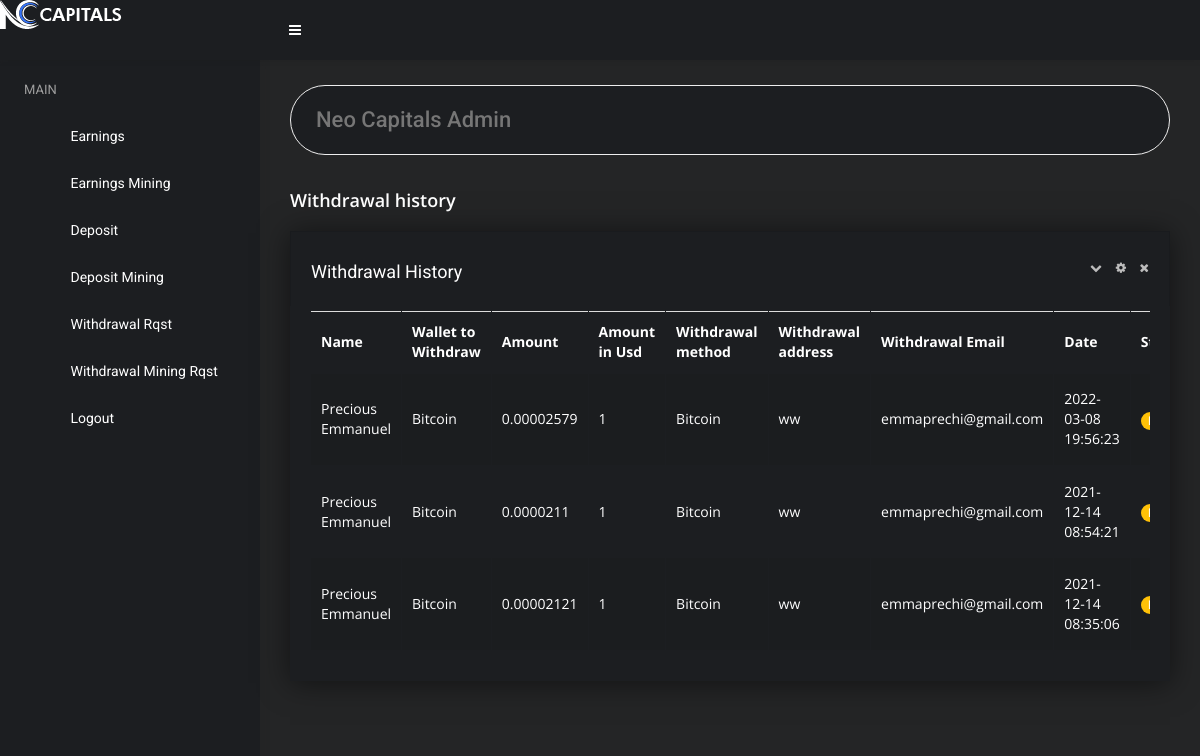
The page /access/withdrawal_history.php (signed in) on the database its author committed.
### tables this page shows
CREATE TABLE `withdraw` (
  `id` int(11) NOT NULL,
  `user_id` int(11) NOT NULL,
  `amount` varchar(255) NOT NULL,
  `crypto_amount` varchar(255) NOT NULL,
  `withdrawal_method` varchar(255) NOT NULL,
  `wallet_address` varchar(255) NOT NULL,
  `wallet_email` varchar(255) NOT NULL,
  `created_at` timestamp NOT NULL DEFAULT current_timestamp(),
  `wallet` varchar(255) NOT NULL,
  `status` varchar(255) NOT NULL DEFAULT 'pending',
  `pin` varchar(6) DEFAULT NULL
);

CREATE TABLE `users` (
  `id` int(11) NOT NULL,
  `name` varchar(255) NOT NULL,
  `last_name` varchar(225) DEFAULT NULL,
  `email` varchar(255) NOT NULL,
  `phone` varchar(255) DEFAULT NULL,
  `password` varchar(255) NOT NULL,
  `isVerified` int(11) NOT NULL,
  `vcode` varchar(255) DEFAULT NULL,
  `created_at` timestamp NOT NULL DEFAULT current_timestamp(),
  `image` varchar(255) DEFAULT NULL,
  `referal` varchar(255) DEFAULT NULL,
  `referal_clearal` varchar(10) DEFAULT NULL,
  `referal_link` varchar(255) DEFAULT NULL,
  `resetcode` varchar(255) DEFAULT NULL,
  `username` varchar(255) NOT NULL,
  `usertype` varchar(255) NOT NULL DEFAULT 'user',
  `address` text DEFAULT NULL
);

### access/withdrawal_history.php (the view, shortened to what this page needs)
<?php include 'db.php'; ?>
<!DOCTYPE html>
<html lang="en">
<head>
    <link href="assets/plugins/pace/pace-theme-flash.css" rel="stylesheet" type="text/css" media="screen" />
    <link href="assets/plugins/bootstrap/css/bootstrap.min.css" rel="stylesheet" type="text/css" />
    <link href="assets/plugins/bootstrap/css/bootstrap-theme.min.css" rel="stylesheet" type="text/css" />
    <link href="assets/fonts/font-awesome/css/font-awesome.css" rel="stylesheet" type="text/css" />
    <link href="assets/fonts/webfont/cryptocoins.css" rel="stylesheet" type="text/css" />
    <link href="assets/css/animate.min.css" rel="stylesheet" type="text/css" />
    <link href="assets/plugins/perfect-scrollbar/perfect-scrollbar.css" rel="stylesheet" type="text/css" />
    <link href="assets/plugins/jvectormap/jquery-jvectormap-2.0.1.css" rel="stylesheet" type="text/css" media="screen" />
    <link href="assets/plugins/morris-chart/css/morris.css" rel="stylesheet" type="text/css" media="screen" />
    <link href="assets/plugins/calendar/fullcalendar.css" rel="stylesheet" type="text/css" media="screen"/>
    <link href="assets/plugins/icheck/skins/minimal/minimal.css" rel="stylesheet" type="text/css" media="screen"/>
    <link href="assets/plugins/swiper/swiper.css" rel="stylesheet" type="text/css">
<link rel="stylesheet" href="https://cdnjs.cloudflare.com/ajax/libs/font-awesome/4.7.0/css/font-awesome.min.css">
    <link href="assets/css/style.css" rel="stylesheet" type="text/css" />
    <link href="assets/css/responsive.css" rel="stylesheet" type="text/css" />
</head>
<body class=" ">
    <?php require 'nav_admin.php'; ?>
        <section id="main-content" class=" ">
            <div class="wrapper main-wrapper row" style=''>
                <div class='col-xs-12'>
                    <div class="page-title">
                        <div class="pull-left">
                            <h1 class="title">Neo Capitals Admin</h1>
                        </div>
                    </div>
                </div>
                <div class='col-xs-12'>
                    <div class="pull-left">
                        <h4 class="title boldy mb-5 mt-15">Withdrawal history</h4>
                    </div>
                </div>
                <div class="clearfix"></div>
                  <div class="col-lg-12">
                    <section class="box">
                        <header class="panel_header">
                            <h2 class="title pull-left">Withdrawal History</h2>
                            <div class="actions panel_actions pull-right">
                                <a class="box_toggle fa fa-chevron-down"></a>
                                <a class="box_setting fa fa-cog" data-toggle="modal" href="#section-settings"></a>
                                <a class="box_close fa fa-times"></a>
                            </div>
                        </header>
                        <div class="content-body">
                            <div class="row">
                                <div class="col-xs-12">
                                    <div class="table-responsive" data-pattern="priority-columns">
                                        <table id="tech-companies-1" class="table vm trans table-small-font no-mb table-bordered table-striped">
                                            <thead>
                                                <tr>
                                                    <th>Name</th>
                                                    <th>Wallet to Withdraw</th>
                                                    <th>Amount</th>
                                                    <th>Amount in Usd</th>
                                                    <th>Withdrawal method</th>
                                                    <th>Withdrawal address</th>
                                                    <th>Withdrawal Email</th>
                                                    <th>Date</th>
                                                    <th>Status</th>
                                                </tr>
                                            </thead>
                                            <tbody>
                                                <?php
                          $qr1=mysqli_query($db,"select t.*,u.email,u.name from withdraw t join users u on t.user_id=u.id order by t.id desc");
                          while ($row=mysqli_fetch_array($qr1)) {
                            ?>
                            <tr>
                          <td><?= $row['name'] ?></td>
                          <td><?= $row['wallet'] ?></td>
                          <td><?= $row['crypto_amount'] ?></td>
                          <td><?= $row['amount'] ?></td>
                          <td><?= $row['withdrawal_method'] ?></td>
                          <td><?= $row['wallet_address'] ?></td>
                          <td><?= $row['wallet_email'] ?></td>
                          <td><?= $row['created_at'] ?></td>
                          <td><?= $row['status']=="pending"?'<span class="badge badge-warning">Pending</span>':'<span class="badge badge-success">Approved</span>' ?></td>
                        </tr>
                        <?php } ?>
                                            </tbody>
                                        </table>
                                    </div>
                                </div>
                            </div>
                        </div>
                    </section>
                </div>
            </div>
        </section>
    </div>
</body>
</html>

### rows shown on the page
withdraw: user.name "Precious Emmanuel", wallet "Bitcoin", crypto_amount "0.00002579", amount "1", withdrawal_method "Bitcoin", wallet_address "ww", wallet_email "emmaprechi@gmail.com", created_at "2022-03-08 19:56:23"
withdraw: user.name "Precious Emmanuel", wallet "Bitcoin", crypto_amount "0.0000211", amount "1", withdrawal_method "Bitcoin", wallet_address "ww", wallet_email "emmaprechi@gmail.com", created_at "2021-12-14 08:54:21"
withdraw: user.name "Precious Emmanuel", wallet "Bitcoin", crypto_amount "0.00002121", amount "1", withdrawal_method "Bitcoin", wallet_address "ww", wallet_email "emmaprechi@gmail.com", created_at "2021-12-14 08:35:06"
